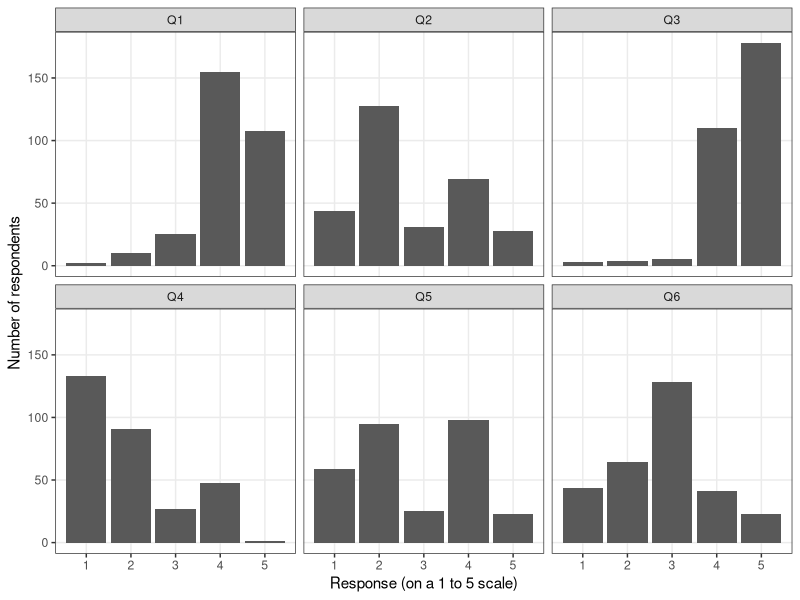
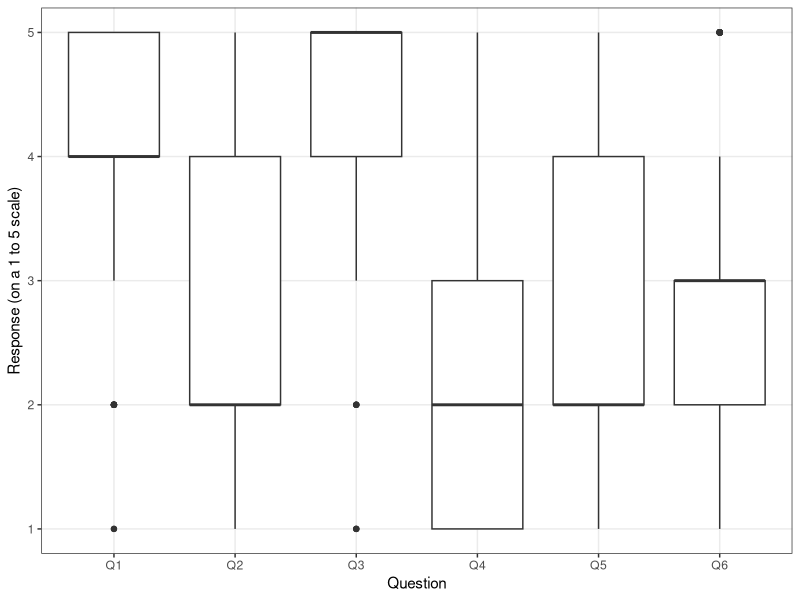
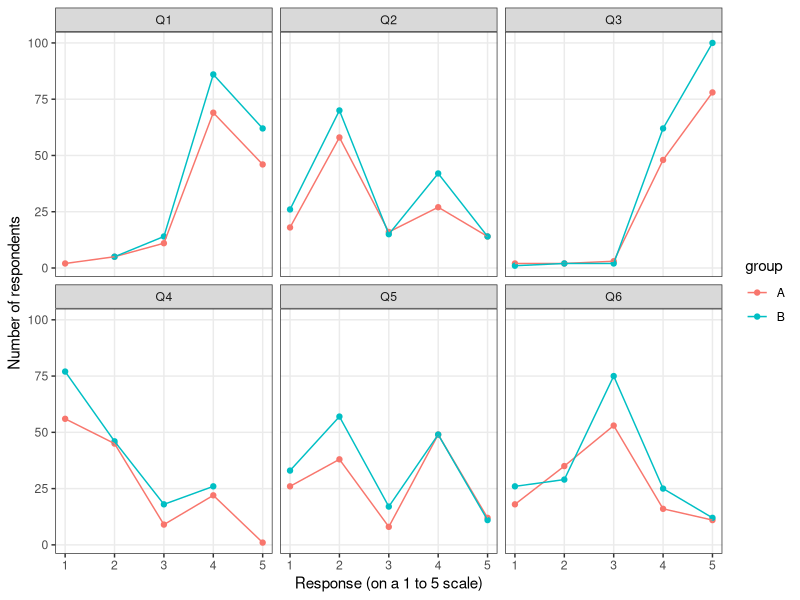

Source code (R) for these figures, in order:
## ---- chunk 1
knitr::opts_chunk$set(echo = TRUE, dpi = 144, fig.retina = 2)

library(tidyverse)
theme_set(theme_bw() +
            theme(panel.grid.minor.x = element_blank(),
                  panel.grid.minor.y = element_blank()))
## ---- chunk 2
likert_distributions <- list(
  group = c(0.5, 0.5, 0, 0, 0),
  Q1 = c(0.01, 0.05, 0.09, 0.55, 0.30),
  Q2 = c(0.14, 0.45, 0.10, 0.22, 0.09),
  Q3 = c(0.01, 0.01, 0.01, 0.39, 0.58),
  Q4 = c(0.47, 0.32, 0.06, 0.14, 0.01),
  Q5 = c(0.14, 0.33, 0.11, 0.36, 0.06),
  Q6 = c(0.17, 0.21, 0.40, 0.13, 0.09)
)
n_samples <- 300
set.seed(12345)
survey_data <- map_dfc(likert_distributions, 
                       ~ sample(1:5, n_samples, replace = TRUE, prob = .)) %>%
  mutate(group = factor(group, levels = 1:2, labels = c("A", "B")))
## ---- chunk 3
print(survey_data)
## ---- chunk 4
longer_data <- survey_data %>%
  pivot_longer(Q1:Q6, names_to = "question", values_to = "response")
print(longer_data)
## ---- chunk 5
survey_data %>%
  pivot_longer(Q1:Q6, names_to = "question", values_to = "response") %>%
  ggplot(aes(x = response)) +
  geom_bar() +
  facet_wrap(vars(question), ncol = 3) +
  labs(x = "Response (on a 1 to 5 scale)", y = "Number of respondents")
## ---- chunk 6
survey_data %>%
  pivot_longer(Q1:Q6, names_to = "question", values_to = "response") %>%
  ggplot(aes(y = response, x = question)) +
  geom_boxplot() +
  labs(x = "Question", y = "Response (on a 1 to 5 scale)")
## ---- chunk 7
survey_data %>%
  pivot_longer(Q1:Q6, names_to = "question", values_to = "response") %>%
  ggplot(aes(x = response, colour = group)) +
  facet_wrap(vars(question), ncol = 3) +
  geom_point(stat = "count") +
  geom_line(stat = "count") +
  labs(x = "Response (on a 1 to 5 scale)", y = "Number of respondents")
